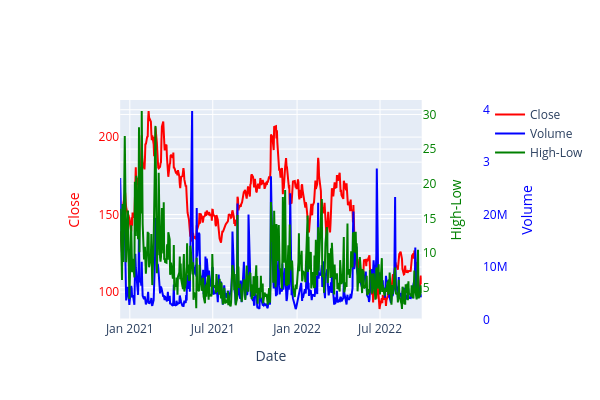

Notebook code cell kept with this figure:
### Markdown cell above
## graph_object 3개 축 그리기

### Code cell
import plotly.graph_objects as go

fig = make_subplots()
fig.add_trace(
  go.Scatter(
    x=df_abnb['Date'], y=df_abnb['Close'], name='Close',
    mode='lines', yaxis='y', line={'color':'red'}
    ) #1번째 축
)
fig.add_trace(
  go.Scatter(
    x=df_abnb['Date'], y=df_abnb['Volume'], name='Volume',
    mode='lines', yaxis='y2', line={'color':'blue'}
    ) #2번째 축 Volume
)
fig.add_trace(
  go.Scatter(
    x=df_abnb['Date'], y=df_abnb['High-Low'], name='High-Low',
    mode='lines', yaxis='y3', line={'color':'green'}
    ) #3번째 축 High-Low
)
fig.update_layout(
  yaxis = dict(title='Close'),
  yaxis2 = dict(title='Volume', position=1, side='right', overlaying='y', anchor='free'),
  yaxis3 = dict(title='High-Low', side='right', anchor='x', overlaying='y'),
  xaxis = dict(title='Date', domain=[.1, .85]),
  width=600, height=400
)
fig.layout.yaxis.color = 'red'
fig.layout.yaxis2.color = 'blue'
fig.layout.yaxis3.color = 'green'

fig.show()

### Figure 1 — Plotly figure (JSON) as saved in the notebook; plotly's stock layout.template omitted (floating-point values rounded to 4 significant figures; data arrays with more than 128 entries replaced by an {"elided": "..."} marker saying what was removed)
{"data": [{"line": {"color": "red"}, "mode": "lines", "name": "Close", "type": "scatter", "x": {"elided": "454 str values"}, "y": {"elided": "454 float values"}, "yaxis": "y"}, {"line": {"color": "blue"}, "mode": "lines", "name": "Volume", "type": "scatter", "x": {"elided": "454 str values"}, "y": {"elided": "454 int values"}, "yaxis": "y2"}, {"line": {"color": "green"}, "mode": "lines", "name": "High-Low", "type": "scatter", "x": {"elided": "454 str values"}, "y": {"elided": "454 float values"}, "yaxis": "y3"}], "layout": {"height": 400, "width": 600, "xaxis": {"anchor": "y", "domain": [0.1, 0.85], "title": {"text": "Date"}}, "yaxis": {"anchor": "x", "color": "red", "domain": [0, 1], "title": {"text": "Close"}}, "yaxis2": {"anchor": "free", "color": "blue", "overlaying": "y", "position": 1, "side": "right", "title": {"text": "Volume"}}, "yaxis3": {"anchor": "x", "color": "green", "overlaying": "y", "side": "right", "title": {"text": "High-Low"}}}}
